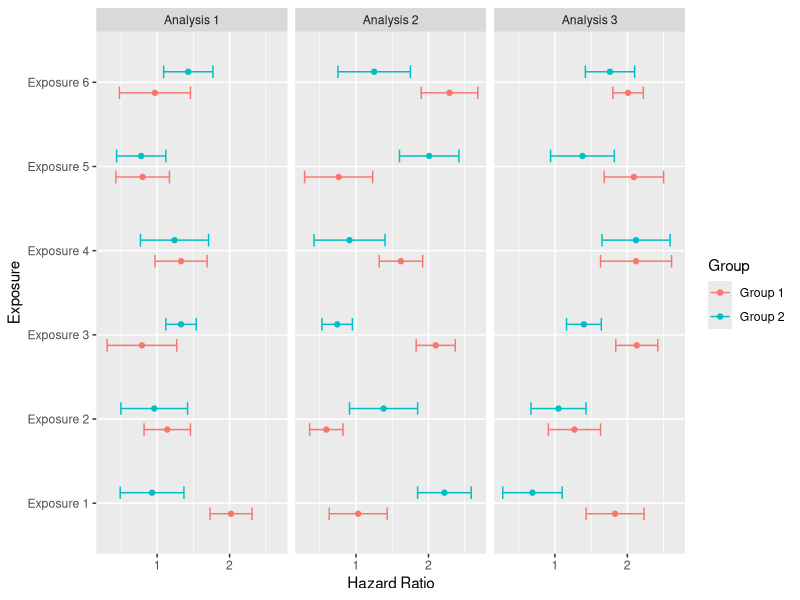
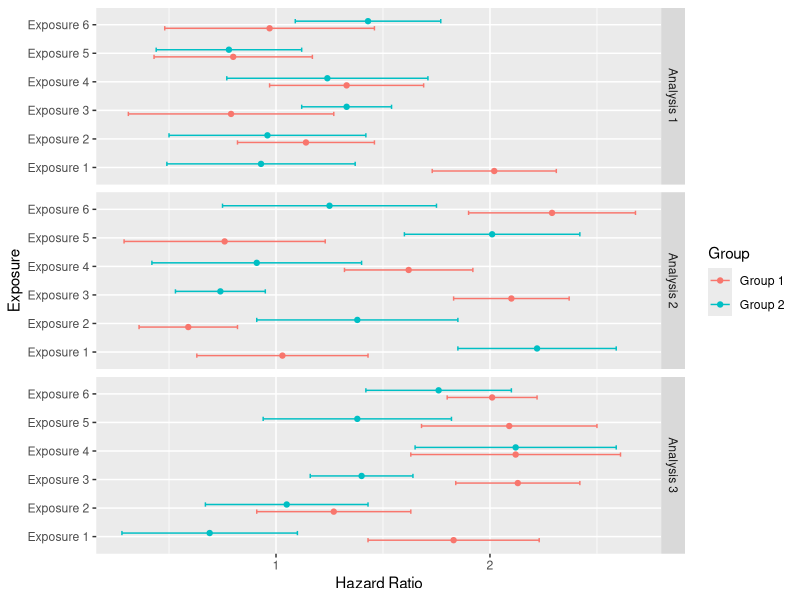
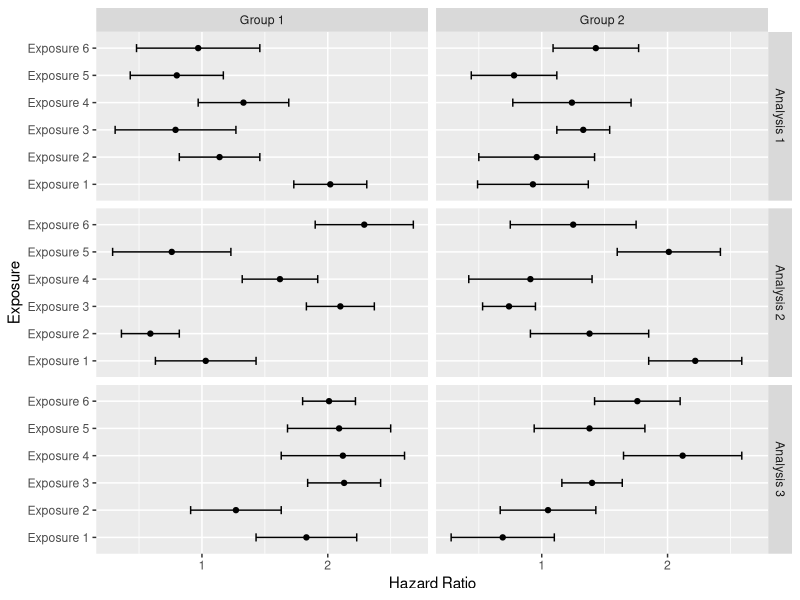

These figures' R source, in order:
library(tidyverse)
library(ggplot2)

set.seed(123)  # for reproducibility

# Create a mock dataset with 36 rows
margin <- runif(36, 0.2, 0.5)

data <- tibble(
  Analysis = as.factor(rep(paste("Analysis", 1:3), each = 12)),
  Group = rep(c("Group 1", "Group 2"), length.out = 36),
  Exposure = rep(paste("Exposure", rep(1:6, each = 2)), 3),
  HR = round(runif(36, 0.5, 2.5), 2),
  CI_Lower = round(HR - margin, 2),
  CI_Upper = round(HR + margin, 2)
)
str(data)
# Using facet_wrap 

data |> 
  ggplot(aes(y = Exposure, x = HR)) + 
  geom_point(aes(color = Group), position = position_dodge(width = 0.5)) +
  geom_errorbar(aes(xmin = CI_Lower, xmax = CI_Upper, color = Group), 
                position = position_dodge(width = 0.5), 
                width=0.3) +
  labs(x = "Hazard Ratio", y = "Exposure") +
  facet_wrap(~Analysis)

  
# Using facet_grid
data |> 
  ggplot(aes(y = Exposure, x = HR)) + 
  geom_point(aes(color = Group), position = position_dodge(width = 0.5)) +
  geom_errorbar(aes(xmin = CI_Lower, xmax = CI_Upper, color = Group), 
                position = position_dodge(width = 0.5), 
                width=0.3) +
  labs(x = "Hazard Ratio", y = "Exposure") +
  facet_grid(Analysis ~ .)  # moving analysis to right or left of the "~" can change the facet

data |> 
  ggplot(aes(y = Exposure, x = HR)) + 
  geom_point() +
  geom_errorbar(aes(xmin = CI_Lower, xmax = CI_Upper), 
                width=0.3) +
  labs(x = "Hazard Ratio", y = "Exposure") +
  facet_grid(Analysis ~ Group)  # this is another way to present the data without using position_dodge 
